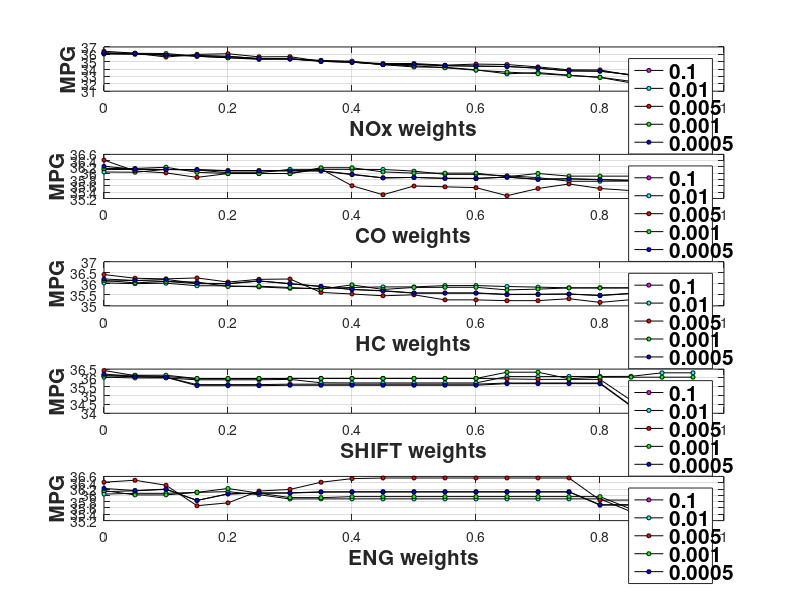
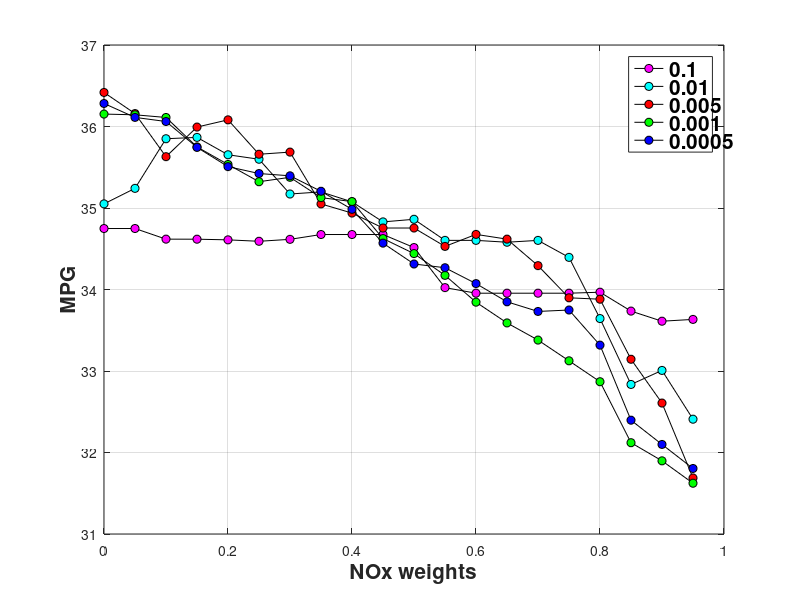
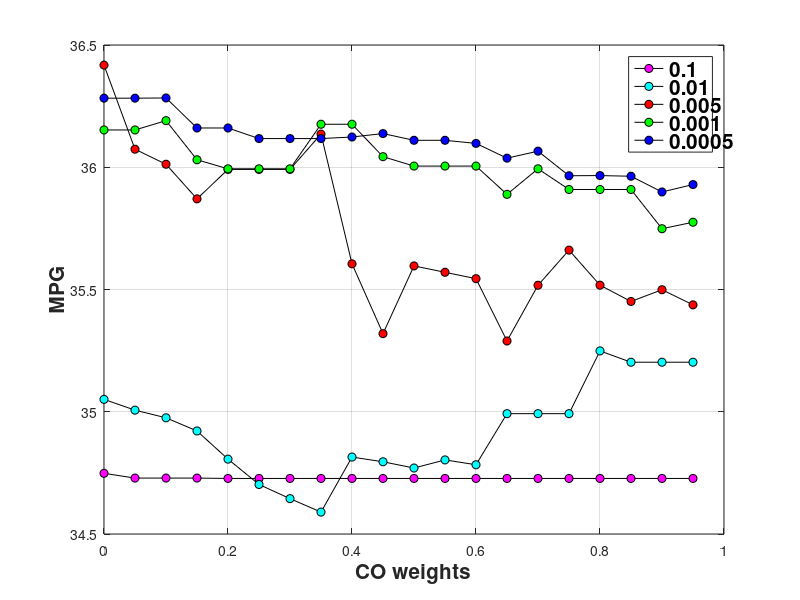
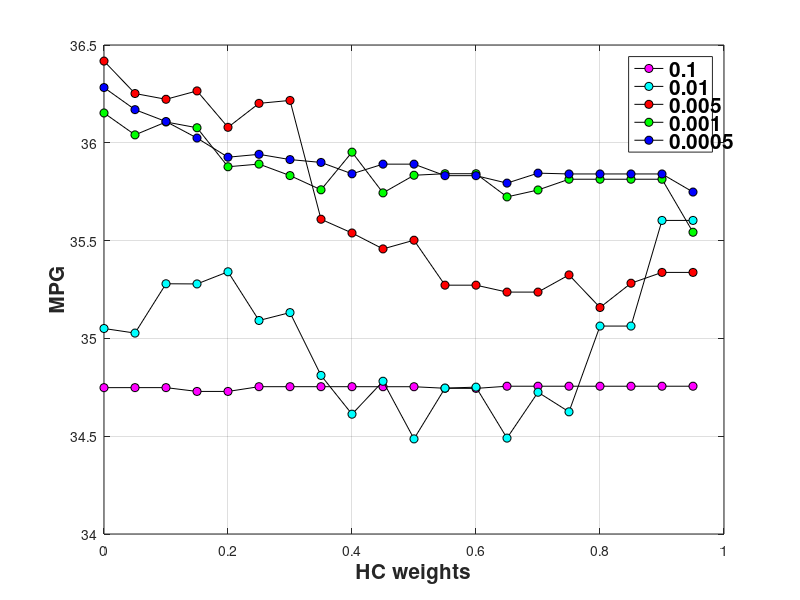

Source code (MATLAB) for these figures, in order:
clear;clf;
C = [[1 0 1];[0 1 1];[1 0 0];[0 1 0];[0 0 1]]; % Cell array of colros.
h = 14;
r=6;
for i = 1:5
    
    if i == 1
        load SOC_grid_005_interp;
    elseif i == 2
        load SOC_grid_001_interp;
    elseif i == 3
        load SOC_grid_005;
    elseif i == 4
        load SOC_grid_001;
    else
        load SOC_grid_005_interp_cubic;
    end
    
    
    figure(1)
    subplot(5,1,1)
    plot(result.a1(1,:),result.mpg(1,:),'-ko',...
        'LineWidth',0.5,...
        'MarkerEdgeColor','k',...
        'MarkerFaceColor',C(i,:),...
        'MarkerSize',3)
    grid on
    ylabel('MPG')
    xlabel('NOx weights')
    legend('0.1', '0.01', '0.005','0.001','0.0005');
    hold on
    
    subplot(5,1,2)
    plot(result.a2(2,:),result.mpg(2,:),'-ko',...
        'LineWidth',0.5,...
        'MarkerEdgeColor','k',...
        'MarkerFaceColor',C(i,:),...
        'MarkerSize',3)
    grid on
    ylabel('MPG')
    xlabel('CO weights')
    legend('0.1', '0.01', '0.005','0.001','0.0005');
    hold on
    
    subplot(5,1,3)
    plot(result.a3(3,:),result.mpg(3,:),'-ko',...
        'LineWidth',0.5,...
        'MarkerEdgeColor','k',...
        'MarkerFaceColor',C(i,:),...
        'MarkerSize',3)
    grid on
    ylabel('MPG')
    xlabel('HC weights')
    legend('0.1', '0.01', '0.005','0.001','0.0005');
    hold on
    
    subplot(5,1,4)
    plot(result.shift(4,:),result.mpg(4,:),'-ko',...
        'LineWidth',0.5,...
        'MarkerEdgeColor','k',...
        'MarkerFaceColor',C(i,:),...
        'MarkerSize',3)
    grid on
    ylabel('MPG')
    xlabel('SHIFT weights')
    legend('0.1', '0.01', '0.005','0.001','0.0005');
    hold on
    
    subplot(5,1,5)
    plot(result.eng(5,:),result.mpg(5,:),'-ko',...
        'LineWidth',0.5,...
        'MarkerEdgeColor','k',...
        'MarkerFaceColor',C(i,:),...
        'MarkerSize',3)
    grid on
    ylabel('MPG')
    xlabel('ENG weights')
    legend('0.1', '0.01', '0.005','0.001','0.0005');
    hold on
end

hold off
set(findall(gcf,'type','text'),'FontSize',15,'fontWeight','bold')

%%
for i = 1:5
    
    if i == 1
        load SOC_grid_1;
    elseif i == 2
        load SOC_grid_01;
    elseif i == 3
        load SOC_grid_005;
    elseif i == 4
        load SOC_grid_001;
    else
        load SOC_grid_0005;
    end
    
    
    figure(2)
    plot(result.a1(1,:),result.mpg(1,:),'-ko',...
        'LineWidth',0.5,...
        'MarkerEdgeColor','k',...
        'MarkerFaceColor',C(i,:),...
        'MarkerSize',r)
    grid on
    ylabel('MPG')
    xlabel('NOx weights')
    legend('0.1', '0.01', '0.005','0.001','0.0005');
    set(findall(gcf,'type','text'),'FontSize',15,'fontWeight','bold')
    hold on
    
   figure(3)
    plot(result.a2(2,:),result.mpg(2,:),'-ko',...
        'LineWidth',0.5,...
        'MarkerEdgeColor','k',...
        'MarkerFaceColor',C(i,:),...
        'MarkerSize',r)
    grid on
    ylabel('MPG')
    xlabel('CO weights')
    legend('0.1', '0.01', '0.005','0.001','0.0005');
    set(findall(gcf,'type','text'),'FontSize',15,'fontWeight','bold')
    hold on
    
   figure(4)
    plot(result.a3(3,:),result.mpg(3,:),'-ko',...
        'LineWidth',0.5,...
        'MarkerEdgeColor','k',...
        'MarkerFaceColor',C(i,:),...
        'MarkerSize',r)
    grid on
    ylabel('MPG')
    xlabel('HC weights')
    legend('0.1', '0.01', '0.005','0.001','0.0005');
    set(findall(gcf,'type','text'),'FontSize',15,'fontWeight','bold')
    hold on
    
   figure(5)
    plot(result.shift(4,:),result.mpg(4,:),'-ko',...
        'LineWidth',0.5,...
        'MarkerEdgeColor','k',...
        'MarkerFaceColor',C(i,:),...
        'MarkerSize',r)
    grid on
    ylabel('MPG')
    xlabel('SHIFT weights')
    legend('0.1', '0.01', '0.005','0.001','0.0005');
    set(findall(gcf,'type','text'),'FontSize',15,'fontWeight','bold')
    hold on
    
   figure(6)
    plot(result.eng(5,:),result.mpg(5,:),'-ko',...
        'LineWidth',0.5,...
        'MarkerEdgeColor','k',...
        'MarkerFaceColor',C(i,:),...
        'MarkerSize',r)
    grid on
    ylabel('MPG')
    xlabel('ENG weights')
    legend('0.1', '0.01', '0.005','0.001','0.0005');
    set(findall(gcf,'type','text'),'FontSize',15,'fontWeight','bold')
    hold on
end

hold off
set(findall(gcf,'type','text'),'FontSize',15,'fontWeight','bold')

